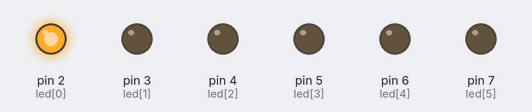
A sketch run on a simulated Arduino Uno, built with avr-gcc and run on an emulated ATmega328P. Parts: output pins drawn as LEDs (lit = HIGH).

Above: at 0.15 s.
At 0.75 s:
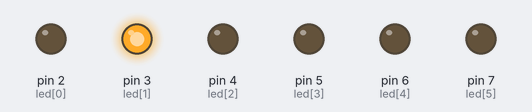
At 1.35 s:
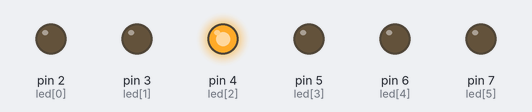
At 2.55 s:
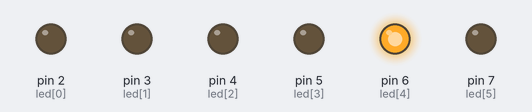
At 4.65 s:
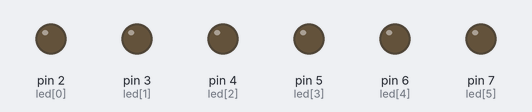
At 9.15 s:
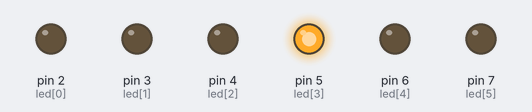
Timing chart, 0 to 9.4 s (numbered marks = the images above):
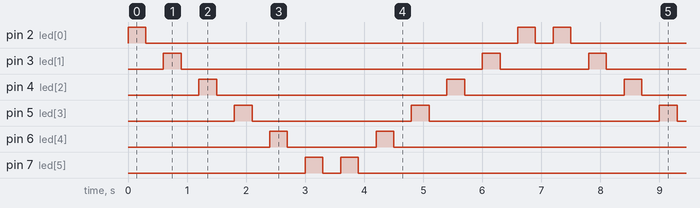

Measured:
- by itself, pin 2 (led[0]): repeats every 7.2 s: LOW 6.3 s, HIGH 0.30 s, LOW 0.30 s, HIGH 0.30 s
- by itself, pin 3 (led[1]): repeats every 7.2 s: LOW 5.1 s, HIGH 0.30 s, LOW 1.5 s, HIGH 0.30 s
- by itself, pin 4 (led[2]): repeats every 7.2 s: LOW 3.9 s, HIGH 0.30 s, LOW 2.7 s, HIGH 0.30 s
- by itself, pin 5 (led[3]): repeats every 7.2 s: LOW 2.7 s, HIGH 0.30 s, LOW 3.9 s, HIGH 0.30 s
- by itself, pin 6 (led[4]): repeats every 7.2 s: LOW 1.5 s, HIGH 0.30 s, LOW 5.1 s, HIGH 0.30 s
- by itself, pin 7 (led[5]): repeats every 7.2 s: LOW 0.30 s, HIGH 0.30 s, LOW 6.3 s, HIGH 0.30 s

The sketch:

knight_rider.ino
```cpp
int led[] = {2, 3, 4, 5, 6, 7};
int i= 0;
void setup() {
  // put your setup code here, to run once:
  Serial.begin(9600);
  for ( i=0; i<6; i++){
    pinMode(led[i], OUTPUT);
  }
}

void loop() {
  // put your main code here, to run repeatedly:
  for (int i=0; i<6; i++){
    digitalWrite(led[i], HIGH);
    delay(300);
    digitalWrite(led[i], LOW);
    delay(300);
  }

  for (int i=5; i>=0; i--){
    digitalWrite(led[i], HIGH);
    delay(300);
    digitalWrite(led[i], LOW);
    delay(300);

  }
}
```
